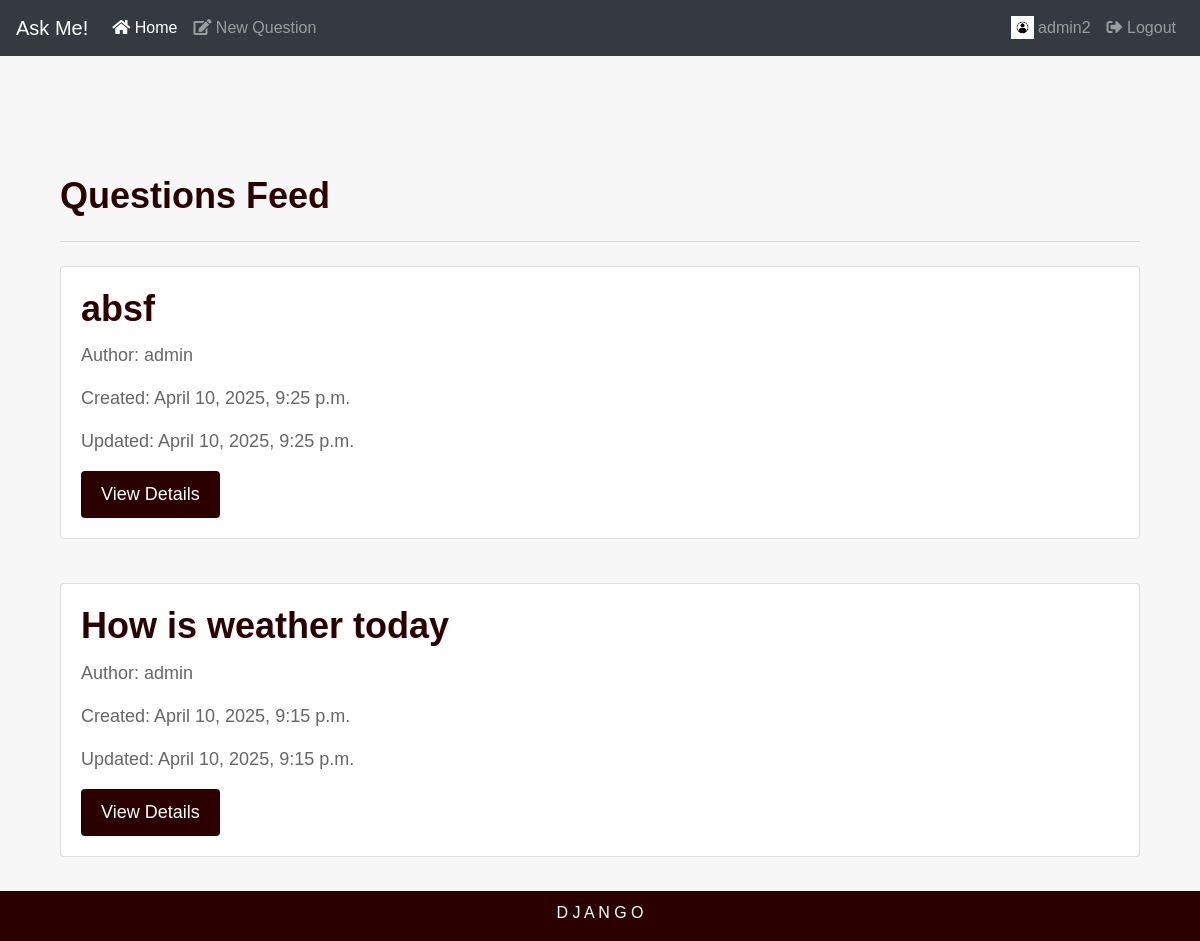
Screenshot of / (signed in) with the database file from the repository.
### myapp/models.py (models this page shows, shortened)
class Question(models.Model):
    slug = models.SlugField(max_length=120)
    author = models.ForeignKey(User , related_name='blog_posts' , on_delete=models.CASCADE)
    body = models.TextField()
    created = models.DateTimeField(auto_now_add=True)
    updated = models.DateTimeField(auto_now=True)

### myapp/views.py (the view)
# urls.py: path('',views.ques_feed),
def ques_feed(request):
    ques = Question.objects.all().order_by('-id')
    context = {
        'ques' : ques
    }
    return render(request , 'ques_feed.html' , context = context)

### templates/ques_feed.html
{% extends 'base.html' %}
{% block content %}
    <div class="container">
        <h1 class="display-5">Questions Feed</h1>
        <hr class="my-4">
            {% for q in ques %}
                <div class="card">
                    <div class="card-body">
                        <h1 class="card-title" ><strong>{{ q.body }}</strong></h1>
                        <p class="card-text">Author: {{ q.author }}</p>
                        <p class="card-text">Created: {{ q.created }}</p>
                        <p class="card-text">Updated: {{ q.updated }}</p>
                        <a href="{% url 'askme:ques_detail' q.id %}" class="btn btn-primary">View Details</a>
                    </div>
                </div>
                  <br>
            {% endfor %}
    </div>
{% endblock %}

### templates/base.html (shortened to what this page needs)
{% load static %}
<!DOCTYPE html>
<html lang="en">
<head>
    <link rel="stylesheet" href="https://maxcdn.bootstrapcdn.com/bootstrap/4.0.0/css/bootstrap.min.css">
    <link rel="stylesheet" href="{% static 'app.css' %}" type="text/css" />
    <link rel="stylesheet" href="https://cdnjs.cloudflare.com/ajax/libs/font-awesome/5.14.0/css/all.min.css" />
</head>
<body>
    <nav class="navbar navbar-expand-lg navbar-dark bg-dark fixed-top">
        <a class="navbar-brand" href="{% url 'askme:ques_feed' %}">Ask Me!</a>
        <div class="collapse navbar-collapse" id="navbarSupportedContent">
            <ul class="navbar-nav mr-auto">
                <li class="nav-item active">
                    <a class="nav-link" href="{% url 'askme:ques_feed' %}"><i class="fas fa-home"></i> Home <span class="sr-only">(current)</span></a>
                </li>
                {% if request.user.is_authenticated %}
                    <li class="nav-item">
                        <a class="nav-link" href="{% url 'askme:ask_question' %}"><i class="fas fa-edit"></i> New Question</a>
                    </li>
                {% endif %}
            </ul>
            <ul class="navbar-nav ml-auto">
                {% if request.user.is_authenticated %}
                    <li class="nav-item">
                        <a class="nav-link" href="{% url 'askme:profilepage' request.user %}" id="navbar" role="button" aria-haspopup="true" aria-expanded="false">
                            <img src="/static/image.png" width="23" height="23" class="d-inline-block align-top" alt="profilePic">
                            {{ request.user }}
                        </a>
                    </li>
                    <li class="nav-item"><a class="nav-link" href="{% url 'askme:user_logout' %}"><i class="fas fa-sign-out-alt"></i> Logout</a></li>
                {% else %}
                    <ul class="nav navbar-nav navbar-right">
                        <li class="nav-item"><a class="nav-link" href="{% url 'askme:user_login' %}"><i class="fas fa-sign-in-alt"></i> Login</a></li>
                        <li class="nav-item"><a class="nav-link" href="{% url 'askme:register' %}"><i class="fas fa-user-plus"></i> Register</a></li>
                    </ul>
                {% endif %}
            </ul>
        </div>
    </nav>
    <div class="jumbotron jumbotron-fluid">
        <div class="container container-fluid">
            {% block content %}{% endblock %}
        </div>
    </div>
    <footer class="footer">
        <p>D J A N G O</p>
    </footer>
</body>
</html>

### static/app.css (style rules this page uses)
* { margin: 0; padding: 0; box-sizing: border-box; }
body { font-family: Arial, sans-serif; }
.navbar { background-color: #2b0000; }
.container { padding-top: 77px; }
.footer { position: fixed; left: 0; bottom: 0; width: 100%; background-color: #2b0000; color: white; text-align: center; text-transform: uppercase; }
.footer p { padding-top: 10px; }
.btn-primary { background-color: #2b0000; color: white; border: none; padding: 10px 20px; font-size: 18px; cursor: pointer; }
.card { margin-bottom: 20px; }
.card-body { padding: 20px; }
.card-title { font-size: 24px; font-weight: bold; color: #2b0000; }
.card-text { font-size: 18px; color: #666; }
.jumbotron { background-color: #f7f7f7; padding: 20px; margin-bottom: 20px; }
.jumbotron h1 { font-size: 36px; font-weight: bold; color: #2b0000; }
.jumbotron p { font-size: 18px; color: #666; }
h1, h2, h3, h4, h5, h6 { font-weight: bold; color: #2b0000; }

### rows the page displays
Question: body "absf", author "admin", created "April 10, 2025, 9:25 p.m.", updated "April 10, 2025, 9:25 p.m."
Question: body "How is weather today", author "admin", created "April 10, 2025, 9:15 p.m.", updated "April 10, 2025, 9:15 p.m."

### other values shown
{{ request.user }} "admin2"
